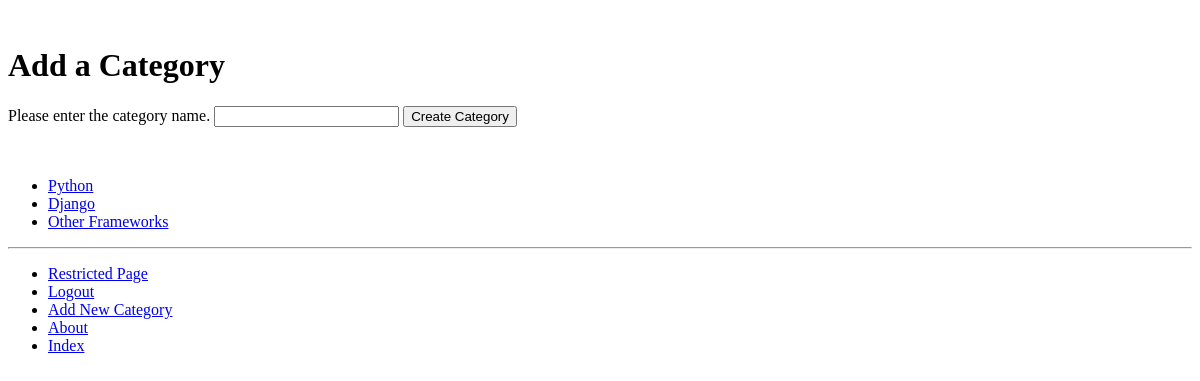
The app's page /rango/add_category/ (signed in), older data.
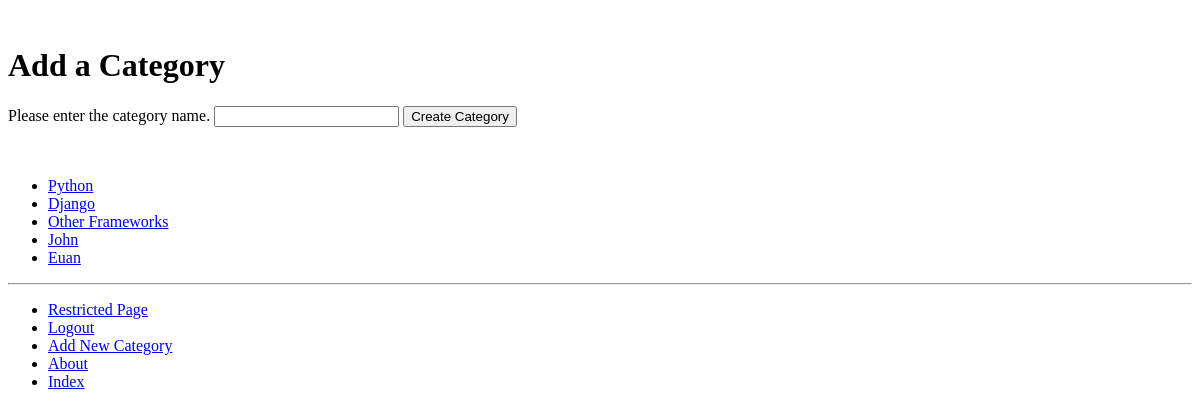
The same page, newer data.
### rango/models.py (models this page shows, shortened)
class Category(models.Model):
    name = models.CharField(max_length=128, unique=True)
    views = models.IntegerField(default=0)
    likes = models.IntegerField(default=0)
    slug = models.SlugField(unique=True)
    class Meta:
        verbose_name_plural = 'Categories'

### rango/views.py (the view)
# urls.py: path('add_category/', views.add_category, name='add_category'),
@login_required
def add_category(request):
    form = CategoryForm()
    if request.method == 'POST':
        form = CategoryForm(request.POST)
        if form.is_valid():
            form.save(commit=True)
            return redirect('/rango/')
    else:
        print(form.errors)
    return render(request, 'rango/add_category.html', {'form': form})

### rango/forms.py
class CategoryForm(forms.ModelForm):
    NAME_MAX_LENGTH = 128
    name = forms.CharField(max_length=NAME_MAX_LENGTH,
    help_text="Please enter the category name.")
    views = forms.IntegerField(widget=forms.HiddenInput(), initial=0)
    likes = forms.IntegerField(widget=forms.HiddenInput(), initial=0)
    slug = forms.CharField(widget=forms.HiddenInput(), required=False)
    class Meta:
        model = Category
        fields = ('name',)

### rango/templatetags/rango_template_tags.py (called while the page is built)
@register.inclusion_tag('rango/categories.html')
def get_category_list(current_category=None):
    return {'categories': Category.objects.all(),
        'current_category': current_category}

### templates/rango/add_category.html (shortened to what this page needs)
﻿{% extends 'rango/base.html' %}
{% load staticfiles %}
{% block body_block %}
<h1>Add a Category</h1>
<div>
    <form id="category_form" method="post" action="{% url 'rango:add_category' %}">
        {% for field in form.visible_fields %}
        {{ field.help_text }}
        {{ field }}
        {% endfor %}
        <input type="submit" name="submit" value="Create Category" />
    </form>
</div>
{% endblock %}

### templates/rango/categories.html (shortened to what this page needs)
    <ul>
        {% if categories %}
        {% for c in categories %}
        {% if c == current_category %}
        <li>
            <strong>
                <a href="{% url 'rango:show_category' c.slug %}">{{ c.name }}</a>
            </strong>
        </li>
        {% else %}
        <li>
            <a href="{% url 'rango:show_category' c.slug %}">{{ c.name }}</a>
        </li>
        {% endif %}
        {% endfor %}
        {% else %}
        <li><strong>There are no categories present.</strong></li>
        {% endif %}
    </ul>

Row changes from the older to the newer data that the page shows:
added Category: name "John"
added Category: name "Euan"
